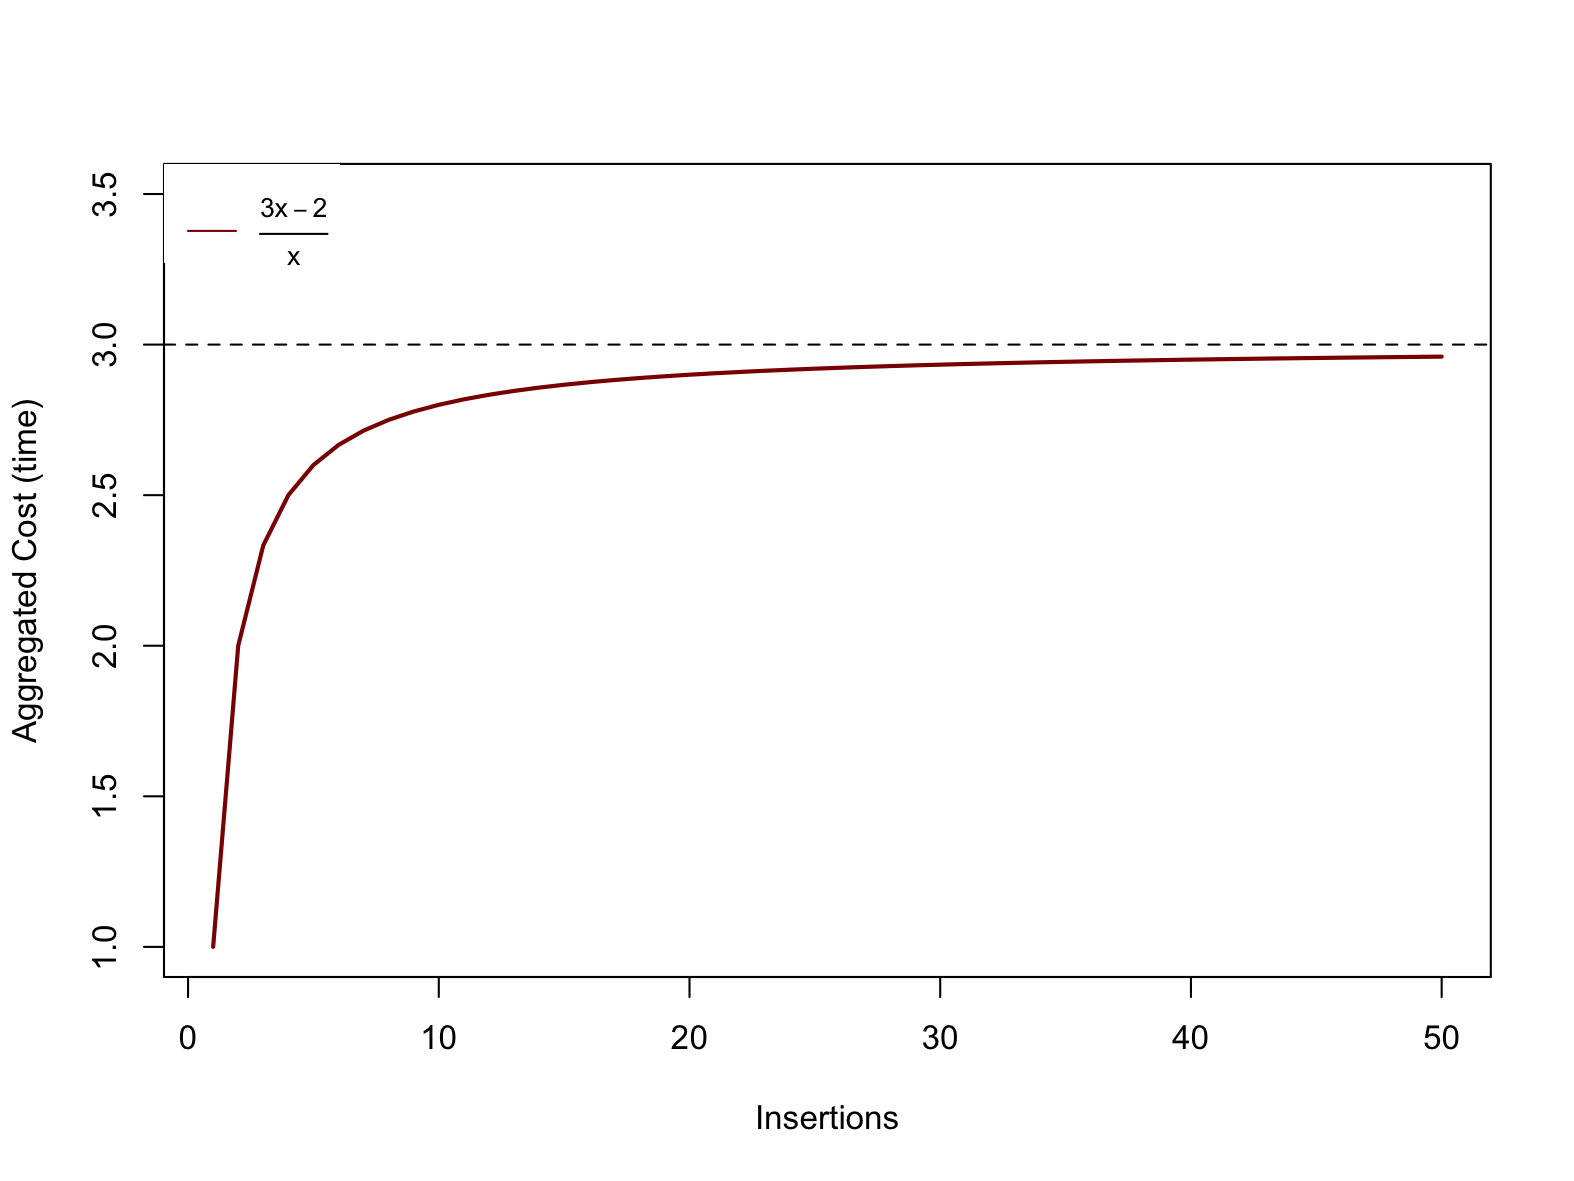

The script that saved this image:
png("aggregate_method.png", height=15, width=20, units="cm", res=200);

cost <- function(x) { (3*x - 2) / x };
sizes <- seq(1, 50)

plot(sizes,
     sapply(sizes, cost),
     xlab="Insertions",
     ylab="Aggregated Cost (time)",
     ylim=c(1, 3.5),
     type="l",
     col="darkred",
     lwd=2);

abline(h=3,
       lty=2,
       col="black");

legend("topleft",
       expression(frac(3*x - 2, x)),
       cex = 0.8,
       lty= 1,
       col ="darkred",
       box.lty=0);

dev.off();
